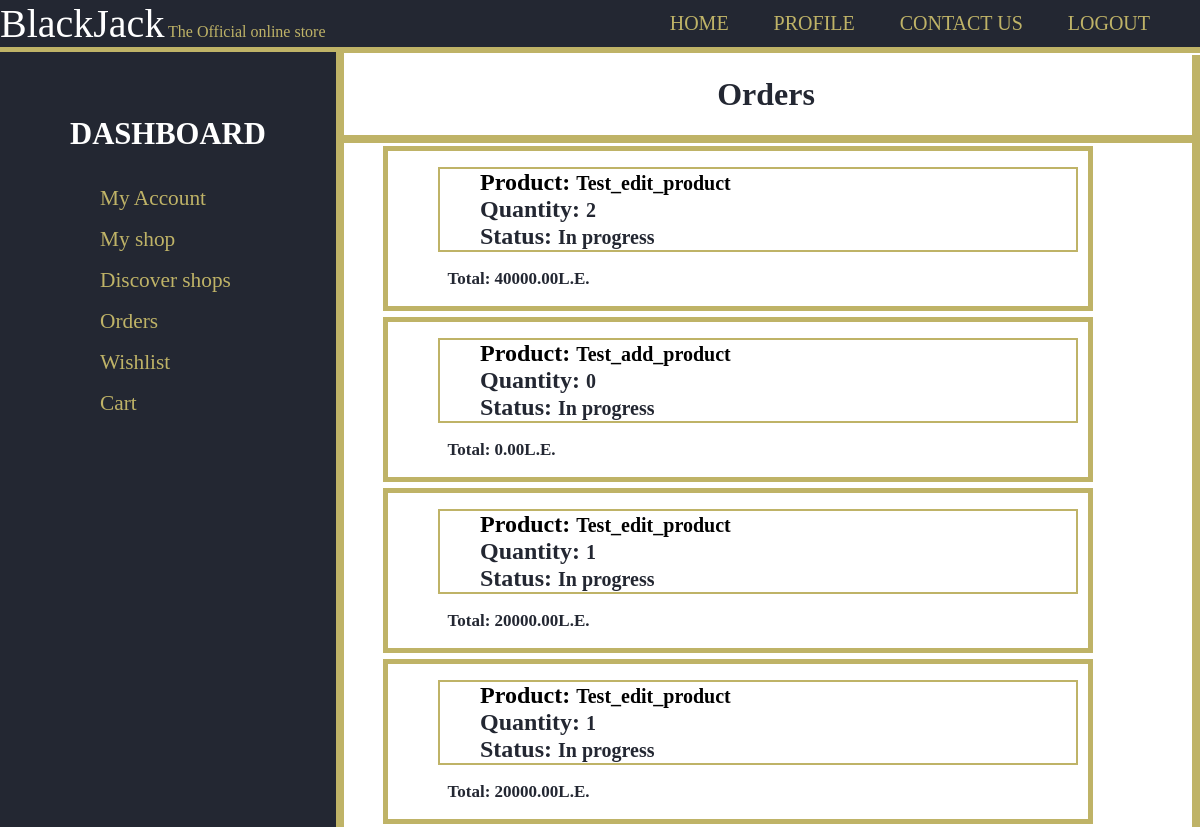
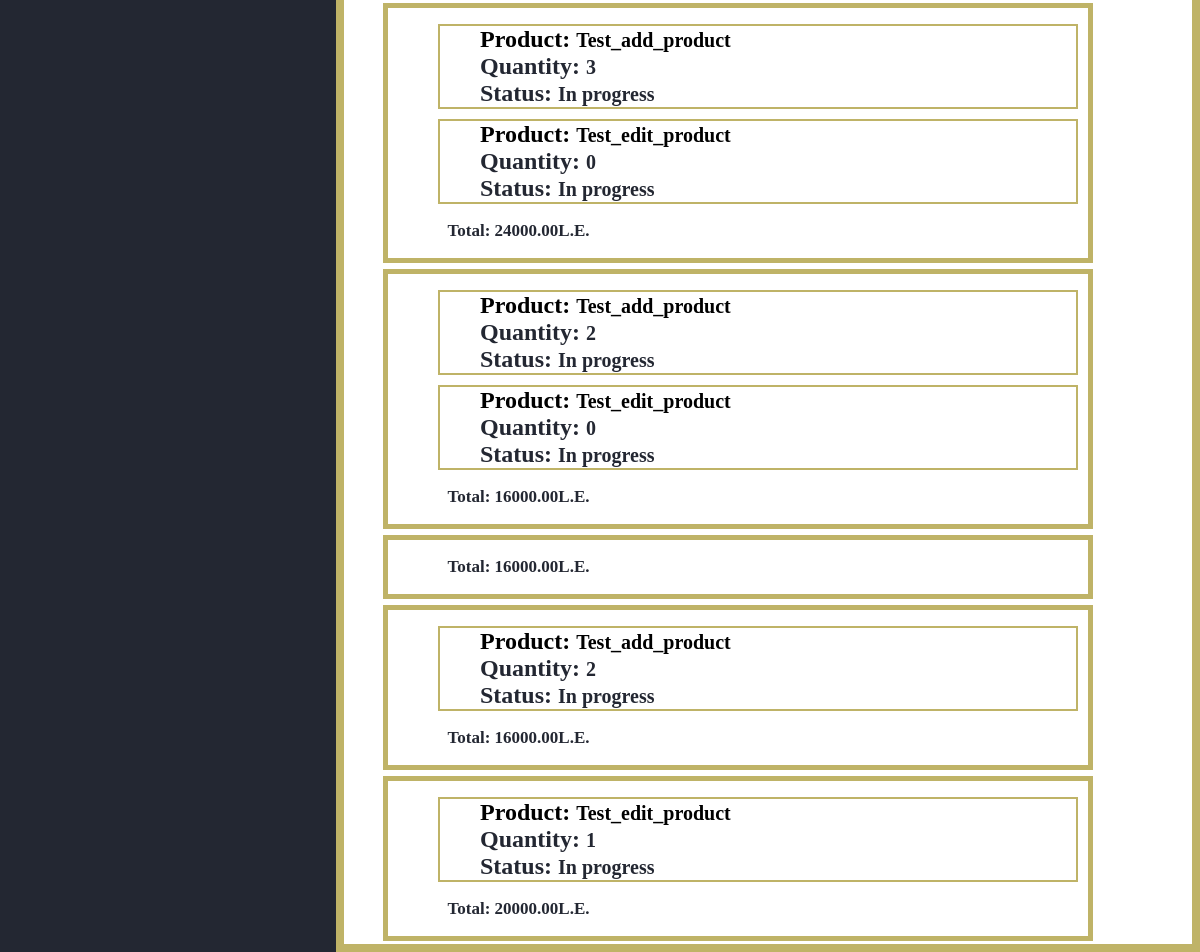
/orders/ (signed in), run on an earlier commit of the app's database (2 pictures, top to bottom).
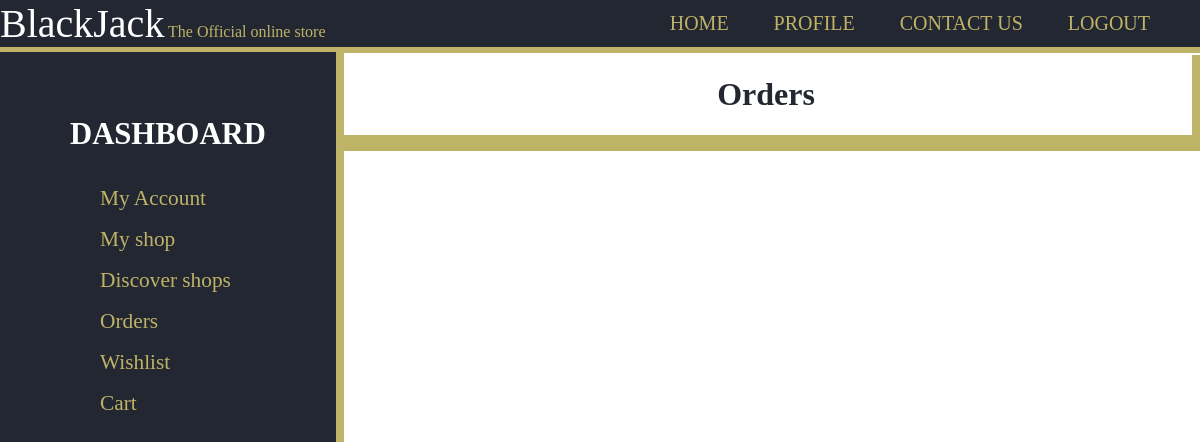
And on a later commit of the database.
### users/models.py (models this page shows, shortened)
class InCart(models.Model):
    product = models.ForeignKey('products.Product',on_delete=models.CASCADE,null=True,default=None)
    quantity = models.PositiveSmallIntegerField(default=1)

class Order(models.Model):
    id = models.UUIDField(primary_key=True, default=uuid.uuid4, editable=False)
    products = models.ManyToManyField('users.InCart', related_name="ordered_products")
    is_delivered = models.BooleanField(default=False)
    is_ordered = models.BooleanField(default=False)
    bill = models.FloatField(default=0.0)
    coupon = models.ForeignKey('shop.Coupon',on_delete=models.SET_NULL,null=True,blank=True)
    created = models.DateTimeField(auto_now=True)
    class Meta:
        ordering = ['created']

### products/models.py (models this page shows, shortened)
class Product(models.Model):
    id = models.UUIDField(primary_key=True, default=uuid.uuid4, editable=False)
    name = models.CharField(max_length=100)
    price = models.DecimalField(max_digits=7,decimal_places=2)
    description = models.TextField(blank=True)
    remaininginstock = models.PositiveSmallIntegerField(default=1)
    featured = models.BooleanField(default=False)
    image = models.ImageField(null=True,blank=True,upload_to='product_images/')
    shop = models.ForeignKey('shop.Shop',on_delete=models.CASCADE)
    reviews = models.ManyToManyField(Review, blank=True, related_name="reviews")

### users/views.py (the view)
# urls.py: path('orders/',views.orders,name='shop_orders')
@login_required
def orders(request):
    preferred_currency=get_preffered_currency(request)
    currency_ratio=get_currency_ratio(request)
    return render(request,'users/orders.html',{
        'orders':request.user.orders.all(),
        'currency_ratio':currency_ratio,
        'currency_symbol':currency_symbols[preferred_currency]
        })

### users/views.py (called while the page is built)
def get_currency_ratio(request):
    if not request.user.is_authenticated:
        return 1
    preferred_currency=request.user.preferred_currency
    if preferred_currency=='EGP':
        return 1
    else:
        return requests.get('https://free.currconv.com/api/v7/convert',{'apiKey':config('API_KEY'),'q':'EGP'+'_'+preferred_currency,'compact':'ultra'}).json()['EGP'+'_'+preferred_currency]

def get_preffered_currency(request):
    if not request.user.is_authenticated:
        return 'EGP'
    return request.user.preferred_currency

### users/templates/users/orders.html (shortened to what this page needs)
{% extends 'users/layout.html' %}
{% load mathfilters%}
{% block name %}Orders{% endblock %}
{% block body %}
<div id="items">
  <div class="itemscontainer">
    {% for order in orders %}
      <div class="item">
          <ol>
            {% for product in order.products.all %}
              <ul style="border:2px solid #BFB367; margin:10px; list-style-type:none;">
                <li><a href="{% url 'productpage' product.product.id %}"><h2 style="display:inline;">Product: </h2><span style="font-size:20px;">{{product.product.name}}</span></a></li>
                <li><h2 style="display:inline;">Quantity: </h2> <span style="font-size: 20px;">{{product.quantity}}</span></li>
                <li><h2 style="display:inline;">Status: </h2><span style="font-size: 20px;">{% if order.is_delivered %}Delivered{% else %}In progress{% endif %}</span></li>
              </ul>
            {% endfor %}
          </ol>
          <p>Total: {{order.bill|mul:currency_ratio|floatformat:2}}{{currency_symbol}}</p>
      </div>
    {% endfor %}
  </div>
</div>
{% endblock %}

What changed in the data, as far as the page shows it:
removed Order: bill|mul "40000.00", currency_symbol "L.E."
no longer on this page (row unchanged): InCart: product.name "Test_edit_product", quantity "2", shown under "40000.00"
removed Order: bill|mul "0.00", currency_symbol "L.E."
no longer on this page (row unchanged): InCart: product.name "Test_add_product", quantity "0", shown under "0.00"
removed Order: bill|mul "20000.00", currency_symbol "L.E."
no longer on this page (row unchanged): InCart: product.name "Test_edit_product", quantity "1", shown under "20000.00"
removed Order: bill|mul "20000.00", currency_symbol "L.E."
no longer on this page (row unchanged): InCart: product.name "Test_edit_product", quantity "1", shown under "20000.00"
removed Order: bill|mul "24000.00", currency_symbol "L.E."
no longer on this page (row unchanged): InCart: product.name "Test_add_product", quantity "3", shown under "24000.00"
no longer on this page (row unchanged): InCart: product.name "Test_edit_product", quantity "0", shown under "24000.00"
removed Order: bill|mul "16000.00", currency_symbol "L.E."
no longer on this page (row unchanged): InCart: product.name "Test_add_product", quantity "2", shown under "16000.00"
no longer on this page (row unchanged): InCart: product.name "Test_edit_product", quantity "0", shown under "16000.00"
removed Order: bill|mul "16000.00", currency_symbol "L.E."
removed Order: bill|mul "16000.00", currency_symbol "L.E."
no longer on this page (row unchanged): InCart: product.name "Test_add_product", quantity "2", shown under "16000.00"
removed Order: bill|mul "20000.00", currency_symbol "L.E."
no longer on this page (row unchanged): InCart: product.name "Test_edit_product", quantity "1", shown under "20000.00"
